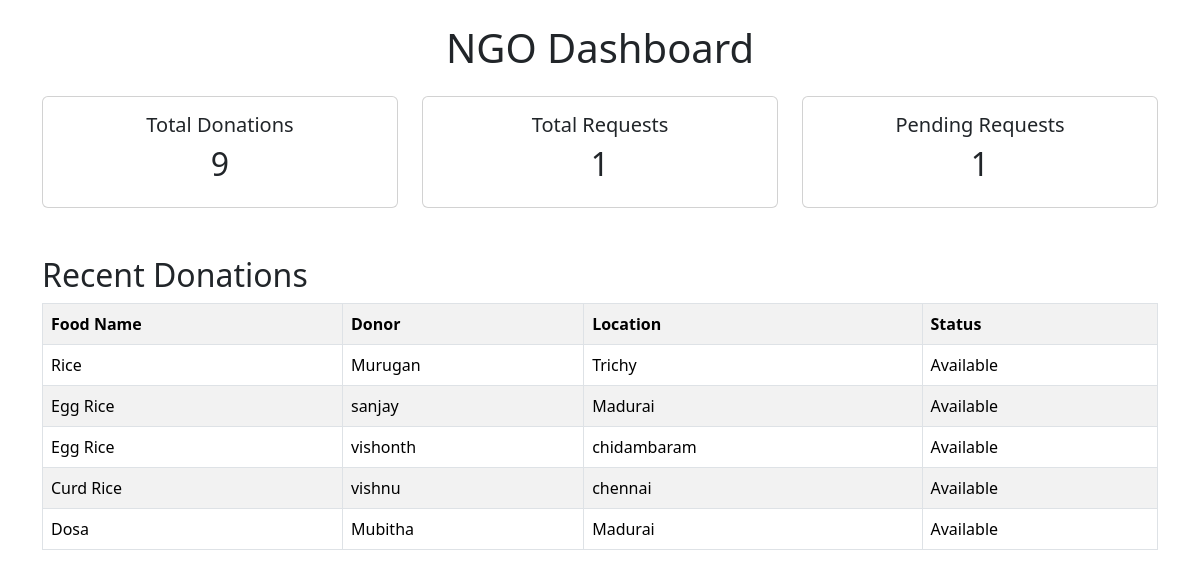
The page /ngo-dashboard/ on the database as committed earlier.
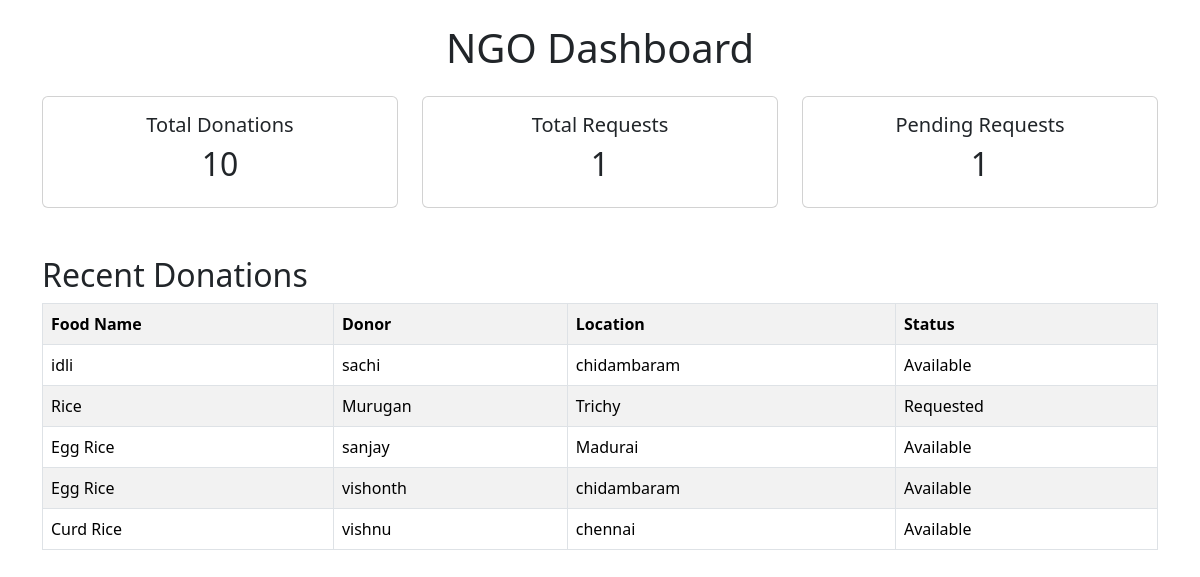
The same page on the database as committed later.
### donations/models.py (models this page shows, shortened)
class FoodDonation(models.Model):
    food_name = models.CharField(max_length=100)
    quantity = models.IntegerField()
    donor_name = models.CharField(max_length=100)
    phone = models.CharField(max_length=15)
    location = models.CharField(max_length=100)
    expiry_date = models.DateField()
    STATUS_CHOICES = [
        ("Available", "Available"),
        ("Requested", "Requested"),
        ("Collected", "Collected"),
    ]
    status = models.CharField(
        max_length=20,
        choices=STATUS_CHOICES,
        default="Available"
    )

### donations/views.py (the view)
# urls.py: path('ngo-dashboard/', views.ngo_dashboard, name='ngo_dashboard'),
def ngo_dashboard(request):
    total_donations = FoodDonation.objects.count()
    total_requests = FoodRequest.objects.count()
    pending_requests = FoodRequest.objects.filter(
        status="Pending"
    ).count()
    recent_donations = FoodDonation.objects.order_by('-id')[:5]
    context = {
        'total_donations': total_donations,
        'total_requests': total_requests,
        'pending_requests': pending_requests,
        'recent_donations': recent_donations,
    }
    return render(request, 'donations/ngo_dashboard.html', context)

### donations/templates/donations/ngo_dashboard.html (shortened to what this page needs)
<!DOCTYPE html>
<html>
<head>
    <link href="https://cdn.jsdelivr.net/npm/bootstrap@5.3.3/dist/css/bootstrap.min.css" rel="stylesheet">
</head>
<body>
<div class="container mt-4">
    <h1 class="text-center mb-4">NGO Dashboard</h1>
    <div class="row">
        <div class="col-md-4">
            <div class="card text-center">
                <div class="card-body">
                    <h5>Total Donations</h5>
                    <h2>{{ total_donations }}</h2>
                </div>
            </div>
        </div>
        <div class="col-md-4">
            <div class="card text-center">
                <div class="card-body">
                    <h5>Total Requests</h5>
                    <h2>{{ total_requests }}</h2>
                </div>
            </div>
        </div>
        <div class="col-md-4">
            <div class="card text-center">
                <div class="card-body">
                    <h5>Pending Requests</h5>
                    <h2>{{ pending_requests }}</h2>
                </div>
            </div>
        </div>
    </div>
    <h2 class="mt-5">Recent Donations</h2>
    <table class="table table-bordered table-striped">
        <tr>
            <th>Food Name</th>
            <th>Donor</th>
            <th>Location</th>
            <th>Status</th>
        </tr>
        {% for donation in recent_donations %}
        <tr>
            <td>{{ donation.food_name }}</td>
            <td>{{ donation.donor_name }}</td>
            <td>{{ donation.location }}</td>
            <td>{{ donation.status }}</td>
        </tr>
        {% endfor %}
    </table>
</div>
</body>
</html>

Rows that differ between the two databases and show on the page:
no longer on this page (row unchanged): FoodDonation: food_name "Dosa", donor_name "Mubitha", location "Madurai", status "Available"
added FoodDonation: food_name "idli", donor_name "sachi", location "chidambaram", status "Available"
changed FoodDonation "Rice": status "Available" → "Requested"
Other text that changed with them:
{{ total_donations }}: "9" → "10"
